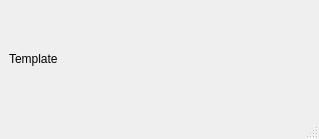
<?xml version="1.0" encoding="UTF-8"?>
<ui version="4.0">
 <class>MainWindow</class>
 <widget class="QMainWindow" name="MainWindow">
  <property name="geometry">
   <rect>
    <x>0</x>
    <y>0</y>
    <width>319</width>
    <height>139</height>
   </rect>
  </property>
  <property name="windowTitle">
   <string>MainWindow</string>
  </property>
  <widget class="QWidget" name="centralwidget">
   <layout class="QGridLayout" name="gridLayout_2">
    <item row="1" column="0">
     <layout class="QGridLayout" name="gridLayout">
      <item row="0" column="0">
       <widget class="QLabel" name="lbl_time">
        <property name="text">
         <string>Template</string>
        </property>
       </widget>
      </item>
     </layout>
    </item>
   </layout>
  </widget>
  <widget class="QMenuBar" name="menubar">
   <property name="geometry">
    <rect>
     <x>0</x>
     <y>0</y>
     <width>319</width>
     <height>21</height>
    </rect>
   </property>
  </widget>
  <widget class="QStatusBar" name="statusbar"/>
 </widget>
 <resources/>
 <connections/>
</ui>
